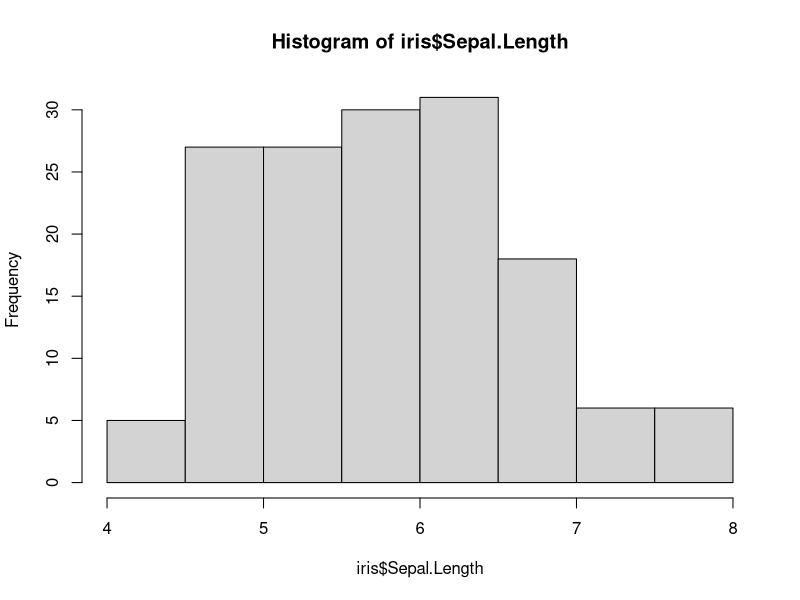
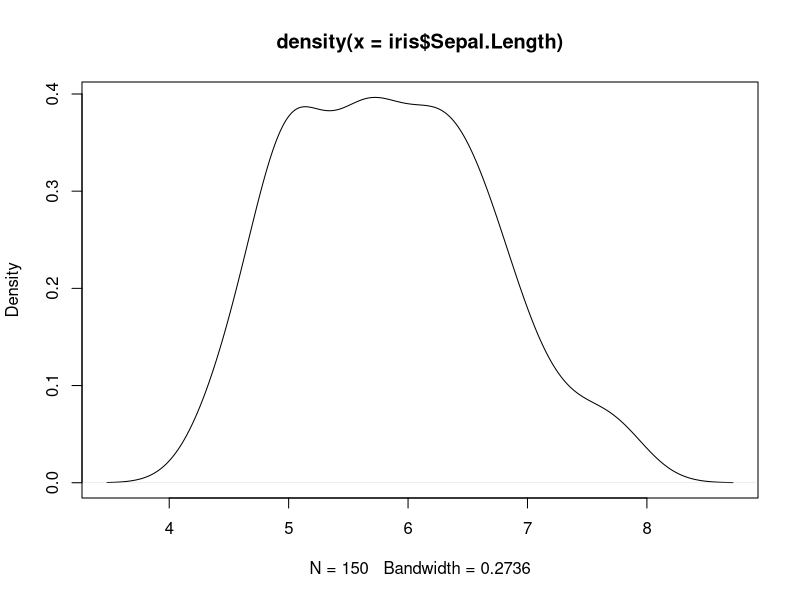
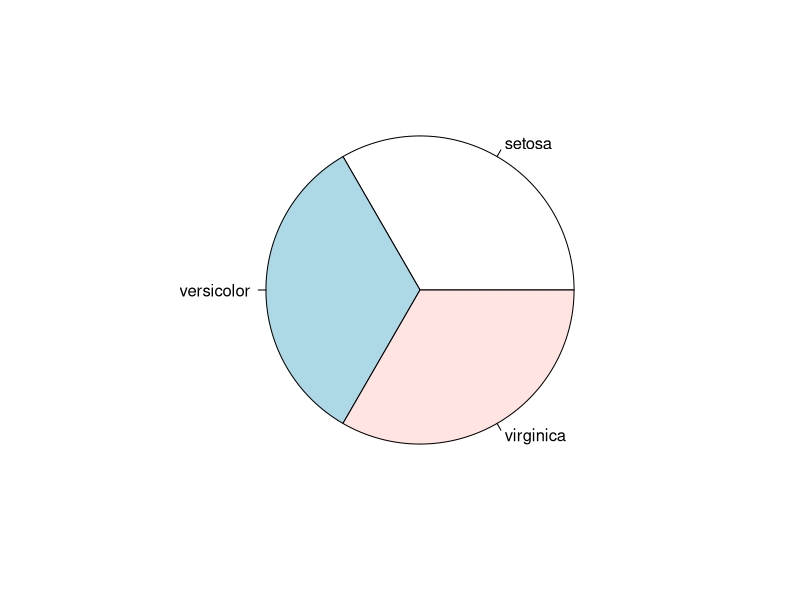
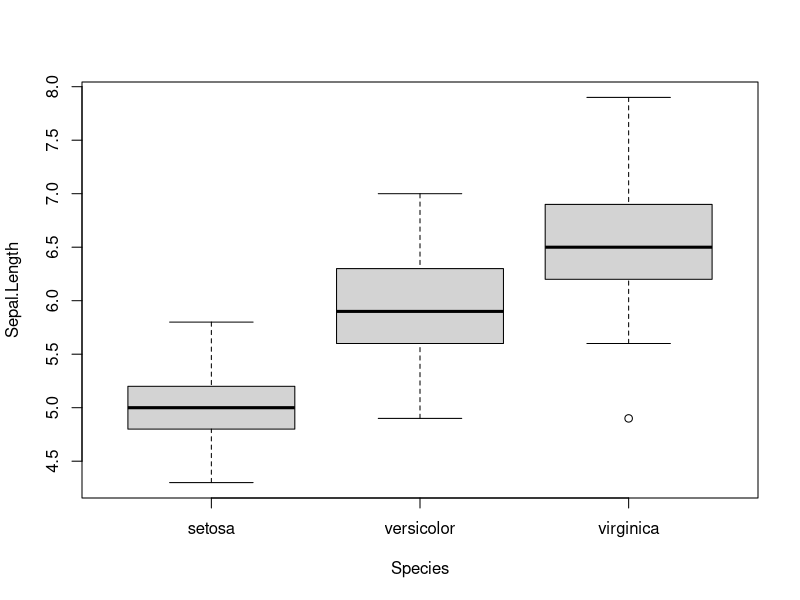
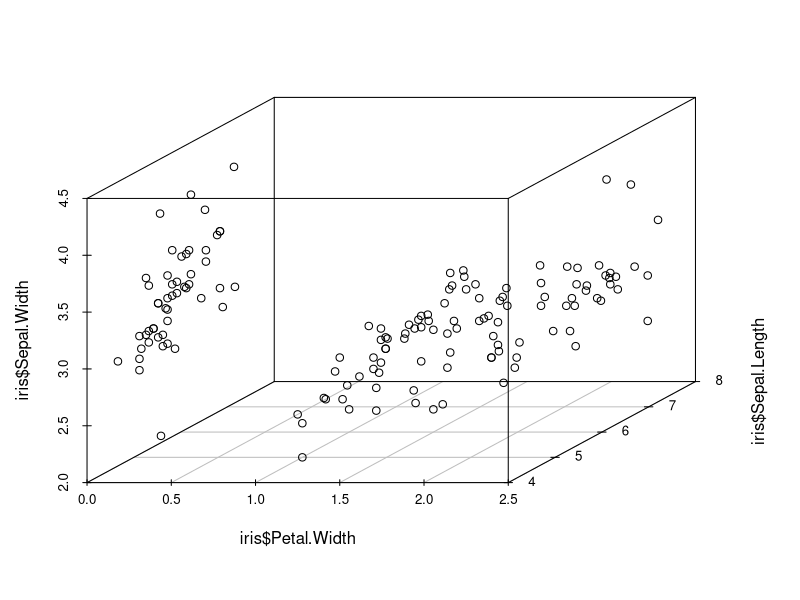
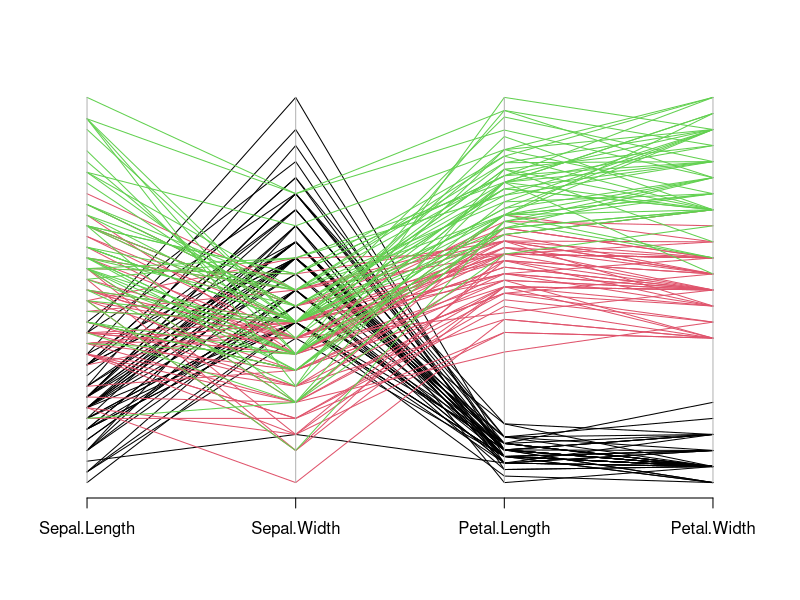
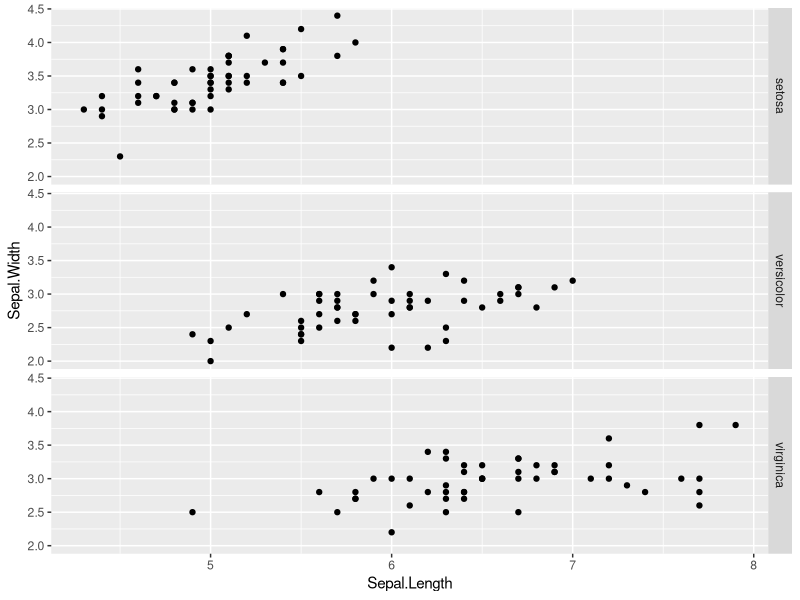
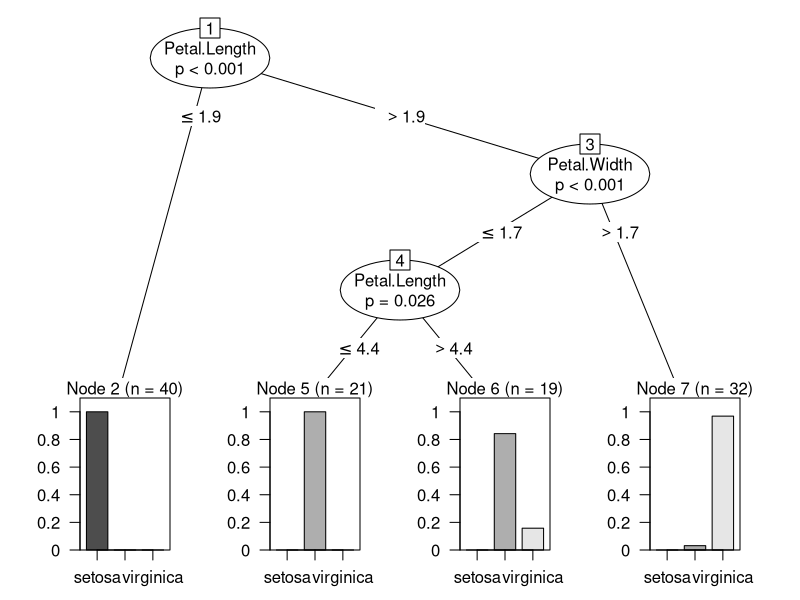

Here is the R script that generated these plots, in order: (Note: this script raises an error after producing the figures.)

#The Iris Data 
#http://cran.r-project.org/doc/contrib/Zhao_R_and_data_mining.pdf 
#See Section 1.3
#The data is included with R, so we just have to call it. 
#This is a traditional "Classification" Problem

iris<-iris
summary (iris)
str(iris)
hist(iris$Sepal.Length)
plot(density(iris$Sepal.Length))
pie(table(iris$Species))
cor(iris[,1:4])
aggregate(Sepal.Length ~ Species, summary, data=iris)
boxplot(Sepal.Length~Species, data=iris)
install.packages("scatterplot3d")
library(scatterplot3d)
scatterplot3d(iris$Petal.Width, iris$Sepal.Length, iris$Sepal.Width)
install.packages("scatterplot3d")
library(MASS)
parcoord(iris[1:4], col=iris$Species)
install.packages("ggplot2")
library(ggplot2)
qplot(Sepal.Length, Sepal.Width, data=iris, facets=Species ~.)

#1. Desribe what you find through visualizing the data. What intuition 
#would a classifier have to capture to categorize the data?

#This pulls out 70% for training data.
#This starts on P. 29 of http://cran.r-project.org/doc/contrib/Zhao_R_and_data_mining.pdf 

#This creates a vector indicator we will use to select our 
#training and test dataset 
set.seed(1234)
ind <- sample(2, nrow(iris), replace=TRUE, prob=c(0.7, 0.3))

#Select our training data
trainData <- iris[ind==1,]

#Select our test data
testData <- iris[ind==2,]
#This is a package that includes a decision Tree 
install.packages('party')
library(party)
#This specifies the forula
myFormula <- Species ~ Sepal.Length + Sepal.Width + Petal.Length + Petal.Width
#This generates the decision tree
iris_ctree <- ctree(myFormula, data=trainData)

#This creats a new variable 
trainData$pred_ctree<-predict(iris_ctree)
plot(iris_ctree)

table(trainData$pred_ctree, trainData$Species)
trainData$correct<-ifelse(trainData$pred_ctree==trainData$Species, 1, 0)

#This shows the percentage of the data correctly predicted.
summary(trainData$correct)

#2 Which class was most likely to be misclassified?  How many total were misclassified?
#3 Explain the logic found in the first node of the decision tree.    
#4 Rerun the analysis using only 20% of the data as a training.  What % is correct?

plot(iris_ctree, type="simple")
testData$pred_ctree <- predict(iris_ctree, newdata = testData)
testData$correct<-ifelse(testData$pred_ctree==testData$Species, 1, 0)

#5 What % of the predictions are correct in the test data?
#6 Would you expect the % classified correctly to be higher
#in the training or test analysis?


install.packages('randomForest')
library('randomForest')
rf <- randomForest(Species ~ ., data=trainData, ntree=100, proximity=TRUE)
trainData$pred_rf<-predict(rf)
table(trainData$pred_rf, trainData$Species)
print(rf) 
plot(rf)
importance(rf)


#7 Calculate the % classified corectly in the random forest prediction 
# for both the training and the test set.  

#8 What does "importance" tell us?

#K-means is an example of Unsupervised training.

iris2 <- iris[,1:4]
kmeans<- kmeans(iris2, 3)
iris$cluster<-kmeans$cluster
plot(iris2[c("Sepal.Length", "Sepal.Width")], col = kmeans$cluster)
points(kmeans$centers[,c("Sepal.Length", "Sepal.Width")], col=1:3, pch=8, cex=2)
table(iris$cluster, iris$Species)

#9  Which of the species is most separated between clusters?

install.packages('fpc')
library('fpc')
pamk <- pamk(iris2, 3)
pam <- pam(iris2, 3)

#10 the commands PAM and PAMK are two alternate clustering algorithms. 
#Assess relative ability to separate the data into clusters that 
#correspond with the data. 
install.packages('mlbench')
library(mlbench)
#http://rss.acs.unt.edu/Rdoc/library/mlbench/html/BostonHousing.html 
data(BostonHousing)
#medv   median value of owner-occupied homes in USD 1000's
# inspect the range which is 1-50
summary(BostonHousing$medv)


##
## model linear regression
##

lm.fit <- lm(medv ~ ., data=BostonHousing)

lm.predict <- predict(lm.fit)

summary(lm.fit)
#mean=22.53
mean(BostonHousing$medv)
# mean squared error: 21.89483
mean((lm.predict - BostonHousing$medv)^2) 

#This manually calcuates the R2
1-sum((lm.predict - BostonHousing$medv)^2)/sum((BostonHousing$medv-mean(BostonHousing$medv))^2)


plot(BostonHousing$medv, lm.predict,
     main="Linear regression predictions vs actual",
     xlab="Actual")


##
## model neural network
##
install.packages('nnet')
require(nnet)

# scale inputs: divide by 50 to get 0-1 range
nnet.fit <- nnet(medv/50 ~ ., data=BostonHousing, size=2) 
summary(nnet.fit)
# multiply 50 to restore original scale
nnet.predict <- predict(nnet.fit)*50 

# mean squared error: 16.40581
mean((nnet.predict - BostonHousing$medv)^2) 


plot(BostonHousing$medv, nnet.predict,
     main="Neural network predictions vs actual",
     xlab="Actual")

#11  Calculate the R2 that results from the nnet prediction.  

#12 Is the nnet prediction better or worse than the regression result?
#Why?
